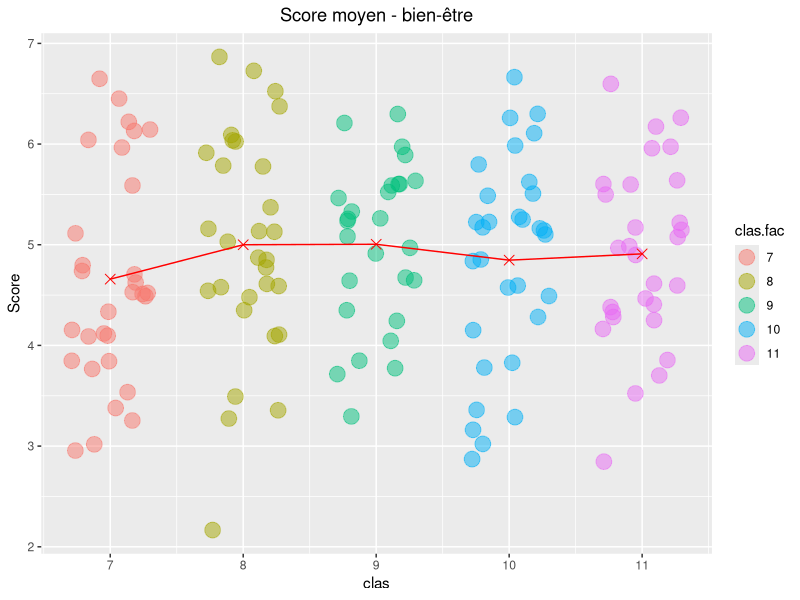
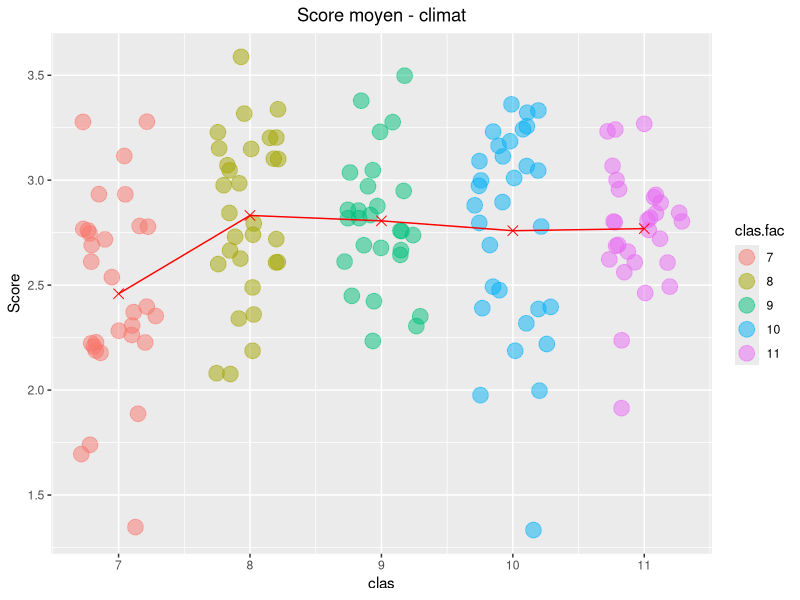
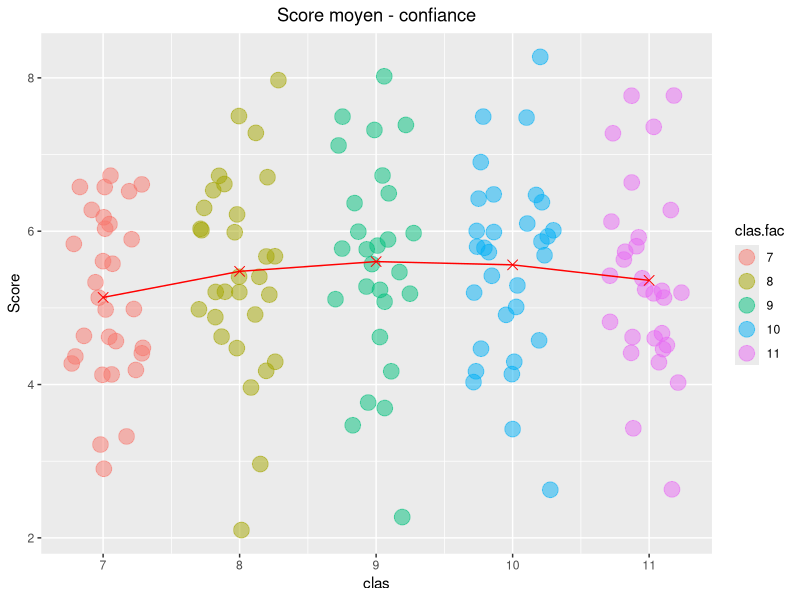
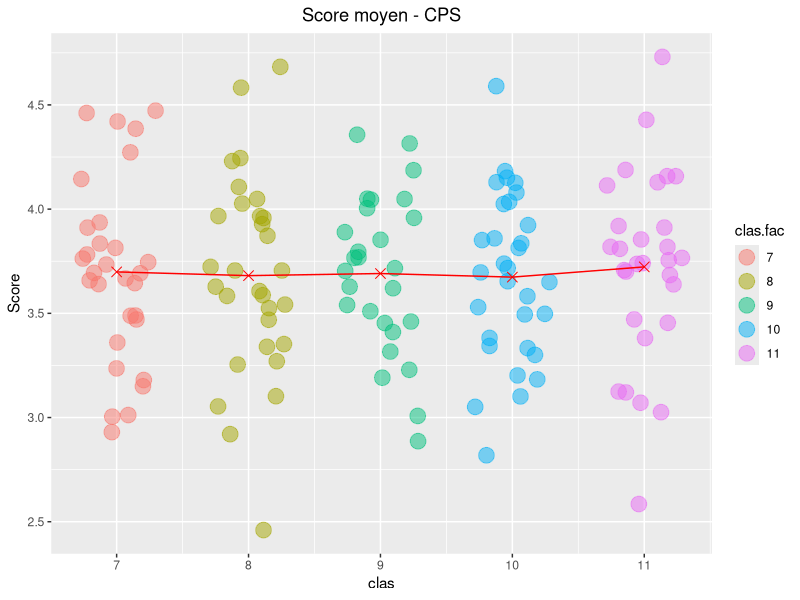
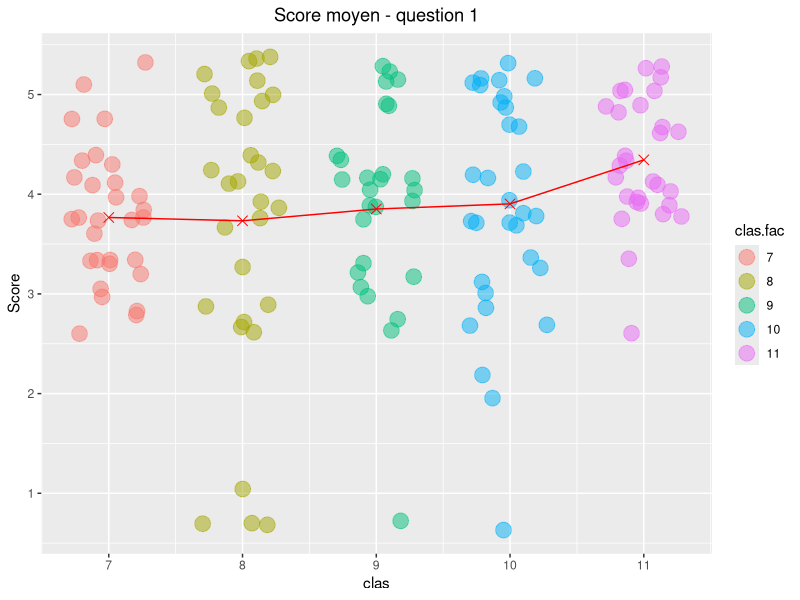
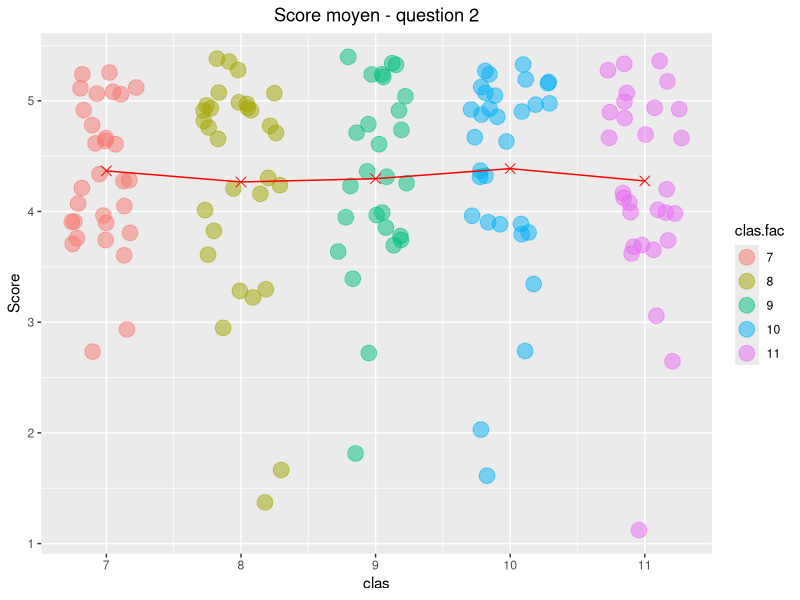

These figures' R source, in order:
# lancement des packages
library(readxl)
library(tidyverse)

# Importation des données brutes présentées sous la forme d'un tableau unique d'un temps.
d <- read_excel("dupp2020_ms_raw.xlsx")
str(d) #on observe que la variable "RecordedDate" semble avoir été bien intégrée (POSIXct)

d <- d %>% 
  rename(date = RecordedDate) %>%  #dans cet ordre.
  mutate(id = tolower(id)) #gestion de la casse.

# Recodage des variables au score inversé

d <- d %>% 
  mutate(cps.26_3 = 6 - cps.26_3,
         cps.26_25 = 6 - cps.26_25,
         be.8_4 = 8 - be.8_4,
         be.8_5 = 8 - be.8_5,
         be.8_8 = 8 - be.8_8,
         con.10_4 = 10 - con.10_4,
         con.10_5 = 10 - con.10_5,
         con.10_6 = 10 - con.10_6,
         con.10_7 = 10 - con.10_7,
         con.10_9 = 10 - con.10_9,
         cli.53_2 = 5 - cli.53_2,
         cli.53_3 = 5 - cli.53_3,
         cli.53_4 = 5 - cli.53_4,
         cli.53_5 = 5 - cli.53_5,
         cli.53_7 = 5 - cli.53_7,
         cli.53_8 = 5 - cli.53_8,
         cli.53_9 = 5 - cli.53_9,
         cli.53_10 = 5 - cli.53_10,
         cli.53_12 = 5 - cli.53_12,
         cli.53_13 = 5 - cli.53_13,
         cli.53_14 = 5 - cli.53_14,
         cli.53_16 = 5 - cli.53_16,
         cli.53_17 = 5 - cli.53_17,
         cli.53_19 = 5 - cli.53_19,
         cli.53_20 = 5 - cli.53_20,
  )
         
# Création des moyennes de chaque questionnaire pour chaque observation

d <- d %>% 
  mutate(cps_sco = rowMeans(select(.,starts_with("cps")) ,na.rm =T),
         con_sco = rowMeans(select(.,starts_with("con")),na.rm =T),
         be_sco  = rowMeans(select(.,starts_with("be")) ,na.rm =T),
         cli_sco = rowMeans(select(.,starts_with("cli")),na.rm =T),
         har_1_sco = rowMeans(select(.,starts_with("har_1")),na.rm = T),
         har_2_sco = rowMeans(select(.,starts_with("har_2")),na.rm = T)
         )

d$clas.fac <- as.factor(d$clas)

#################
# visualisation #
#################


#score global par classe
vis_cps <- d %>% 
  ggplot() +
  aes(x = clas, y = cps_sco, color = clas.fac) +
  geom_jitter(size = 5, alpha = .5, width = 0.3) +
  stat_summary(fun = mean, geom = "point", size = 3, shape = 4, color = "red") +
  stat_summary(fun = mean, geom = "line", aes(group = 1), color = "red") + #Le group = 1 est nécessaire pour dire à la ligne de connecter tous les points.
  labs(title = "Score moyen - CPS", y = "Score") +
  theme(plot.title = element_text(hjust = 0.5))

vis_con <- d %>% 
  ggplot() +
  aes(x = clas, y = con_sco, color = clas.fac) +
  geom_jitter(size = 5, alpha = .5, width = 0.3) +
  stat_summary(fun = mean, geom = "point", size = 3, shape = 4, color = "red") +
  stat_summary(fun = mean, geom = "line", aes(group = 1), color = "red") + #Le group = 1 est nécessaire pour dire à la ligne de connecter tous les points.
  labs(title = "Score moyen - confiance", y = "Score") +
  theme(plot.title = element_text(hjust = 0.5))


vis_be <- d %>% 
  ggplot() +
  aes(x = clas, y = be_sco, color = clas.fac) +
  geom_jitter(size = 5, alpha = .5, width = 0.3) +
  stat_summary(fun = mean, geom = "point", size = 3, shape = 4, color = "red") +
  stat_summary(fun = mean, geom = "line", aes(group = 1), color = "red") + #Le group = 1 est nécessaire pour dire à la ligne de connecter tous les points.
  labs(title = "Score moyen - bien-être", y = "Score") +
  theme(plot.title = element_text(hjust = 0.5))

vis_cli <- d %>% 
  ggplot() +
  aes(x = clas, y = cli_sco, color = clas.fac) +
  geom_jitter(size = 5, alpha = .5, width = 0.3) +
  stat_summary(fun = mean, geom = "point", size = 3, shape = 4, color = "red") +
  stat_summary(fun = mean, geom = "line", aes(group = 1), color = "red") + #Le group = 1 est nécessaire pour dire à la ligne de connecter tous les points.
  labs(title = "Score moyen - climat", y = "Score") +
  theme(plot.title = element_text(hjust = 0.5))

vis_har_1 <- d %>% 
  ggplot() +
  aes(x = clas, y = har_1_sco, color = clas.fac) +
  geom_jitter(size = 5, alpha = .5, width = 0.3) +
  stat_summary(fun = mean, geom = "point", size = 3, shape = 4, color = "red") +
  stat_summary(fun = mean, geom = "line", aes(group = 1), color = "red") + #Le group = 1 est nécessaire pour dire à la ligne de connecter tous les points.
  labs(title = "Score moyen - question 1", y = "Score") +
  theme(plot.title = element_text(hjust = 0.5))

vis_har_2 <- d %>% 
  ggplot() +
  aes(x = clas, y = har_2_sco, color = clas.fac) +
  geom_jitter(size = 5, alpha = .5, width = 0.3) +
  stat_summary(fun = mean, geom = "point", size = 3, shape = 4, color = "red") +
  stat_summary(fun = mean, geom = "line", aes(group = 1), color = "red") + #Le group = 1 est nécessaire pour dire à la ligne de connecter tous les points.
  labs(title = "Score moyen - question 2", y = "Score") +
  theme(plot.title = element_text(hjust = 0.5))
